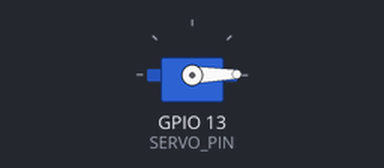
Recording of a sketch running on a simulated ESP32. Parts: servo.

Above: at 0.05 s.
At 0.75 s:
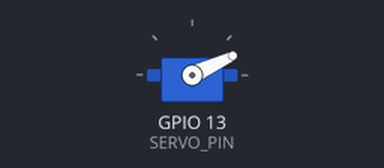
At 1.35 s:
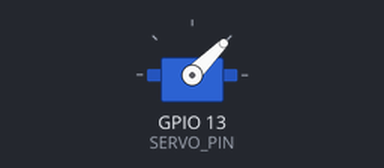
At 2.65 s:
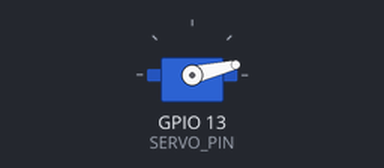
Timing chart, 0 to 7.0 s (numbered marks = the images above):
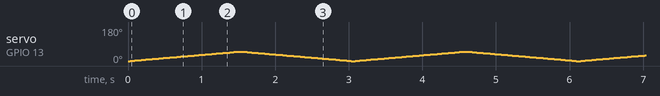

The sketch:

big_servo_slow.ino
```cpp
#include <ESP32Servo.h>

Servo myServo;

#define SERVO_PIN 13

void setup()
{
  Serial.begin(115200);
  myServo.setPeriodHertz(60);
  myServo.attach(SERVO_PIN, 500, 2400);
}

void loop()
{
  for (int angle = 0; angle <= 50; angle++)
  {
    myServo.write(angle);
    delay(30);
  }

  for (int angle = 50; angle >= 0; angle--)
  {
    myServo.write(angle);
    delay(30);
  }
}
```
